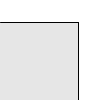
Frame 1 (no input)
Frame 60 (the mouse pressed at the canvas centre just before this capture): identical to frame 1, image omitted
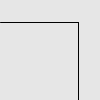
Frame 120 (the mouse held since frame 60 and released just before this capture)

The Processing sketch that drew these frames (run headless with seeded random() and noise(); from frame 60 on, the mouse is pressed at the canvas centre):

// Processing sketch: L4_1e
// ── L4_1e.pde
void setup() {
  size(100, 100);
}

void draw() {
  stroke(1);
  noFill();
  noStroke();
  rect(0, 22, 78, 78);
  rect(0, 0, 100, 100);
  
    if (mouseY < 22 || mouseX > 78){
      fill(255);
        rect(0, 0, 100, 100);
        fill(230);
        rect(0, 22, 78, 78);
    }
    else{
      fill(230);
      rect(0, 0, 100, 100);
      rect(0, 22, 78, 78);
    }
  stroke(1);
  line(0, 22, 78, 22);
  line(78, 22, 78, 100);
}
